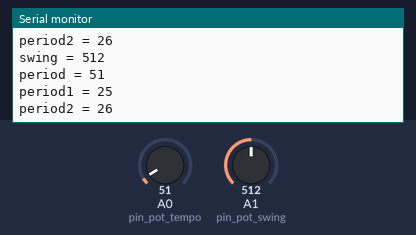
The sketch below on a simulated Arduino Uno, built with avr-gcc and run on an emulated ATmega328P. On the bench: the last lines printed to the serial monitor. The inputs (shaded band) are chosen by the test bench; at power-on: A1 (pin_pot_swing) = 512, A0 (pin_pot_tempo) = 51.

Above: at 4.2 s.
4.3 s: A1 (pin_pot_swing) set to 673
At 5.1 s:
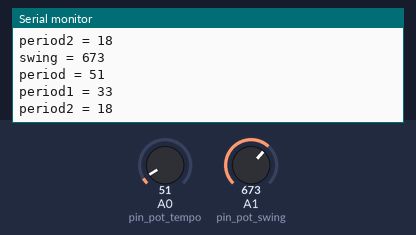
7.3 s: A1 (pin_pot_swing) set to 690
At 7.8 s:
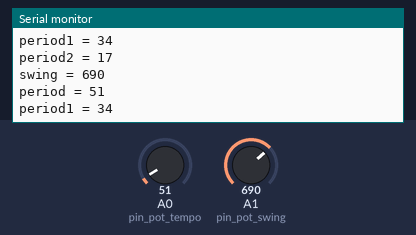
14.8 s: A1 (pin_pot_swing) set to 708
At 15.4 s:
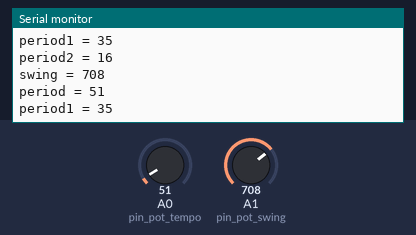
16.3 s: A1 (pin_pot_swing) set to 732
At 17.3 s:
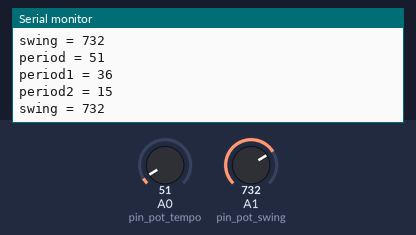
Timing chart, 0 to 19.3 s (numbered marks = the images above; inputs shaded):
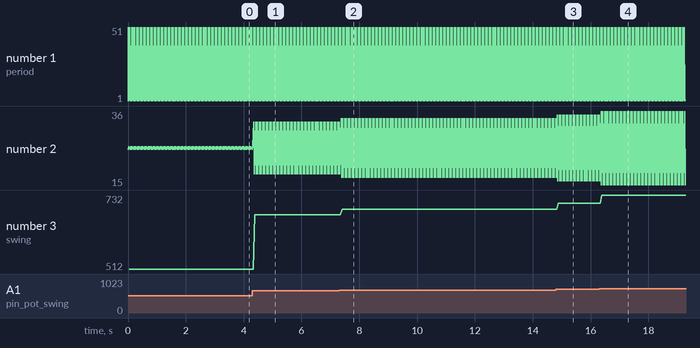

The sketch:

_8_note_sequencer_controller.ino
```cpp
#define pin_clock 9
#define pin_reset 8
#define pin_pot_tempo 0
#define pin_pot_swing 1

#define debug 1

void setup(){
  Serial.begin(9600);
 pinMode(pin_clock, OUTPUT);
 pinMode(pin_reset, OUTPUT);

 digitalWrite(pin_clock, 1);
 digitalWrite(pin_reset, 0);
}

//period of the clock cycle by two (in milliseconds)
int period, period1, period2;
int swing;
void loop(){

  period = analogRead(pin_pot_tempo);
  swing =     analogRead(pin_pot_swing);

  period1 = ((swing+1)/(float)1024)*period;
  period2 = period - period1;

  #if(debug)
    Serial.print("period = ");
    Serial.println(period);
    Serial.print("period1 = ");
    Serial.println(period1);
    Serial.print("period2 = ");
    Serial.println(period2);
    Serial.println("");//newline
    Serial.print("swing = ");
    Serial.println(swing);
    Serial.println("");//newline
  #endif

  digitalWrite(pin_clock, 1);
  delay(period1/2);
  digitalWrite(pin_clock, 0);
  delay(period1/2);

  digitalWrite(pin_clock, 1);
  delay(period2/2);
  digitalWrite(pin_clock, 0);
  delay(period2/2);

}
```

Measured:
- the behaviour switches between 715 and 716 on A1 (pin_pot_swing) (found by bisection; images 3 and 4)
- after the input at 4.3 s, the serial monitor: prints a new line after 0.06 s (image 1)
- after the input at 7.3 s, the serial monitor: prints a new line after 0.07 s (image 2)
- after the input at 14.8 s, the serial monitor: prints a new line after 0.05 s (image 3)
- after the input at 16.3 s, the serial monitor: prints a new line after 0.06 s (image 4)
- plotted number 2: 25 → 18 after the input at 4.3 s, 18 → 34 after the input at 7.3 s, 34 → 16 after the input at 14.8 s, 16 → 36 after the input at 16.3 s
- plotted number 3: 512 → 673 after the input at 4.3 s, 673 → 690 after the input at 7.3 s, 690 → 708 after the input at 14.8 s, 708 → 732 after the input at 16.3 s
